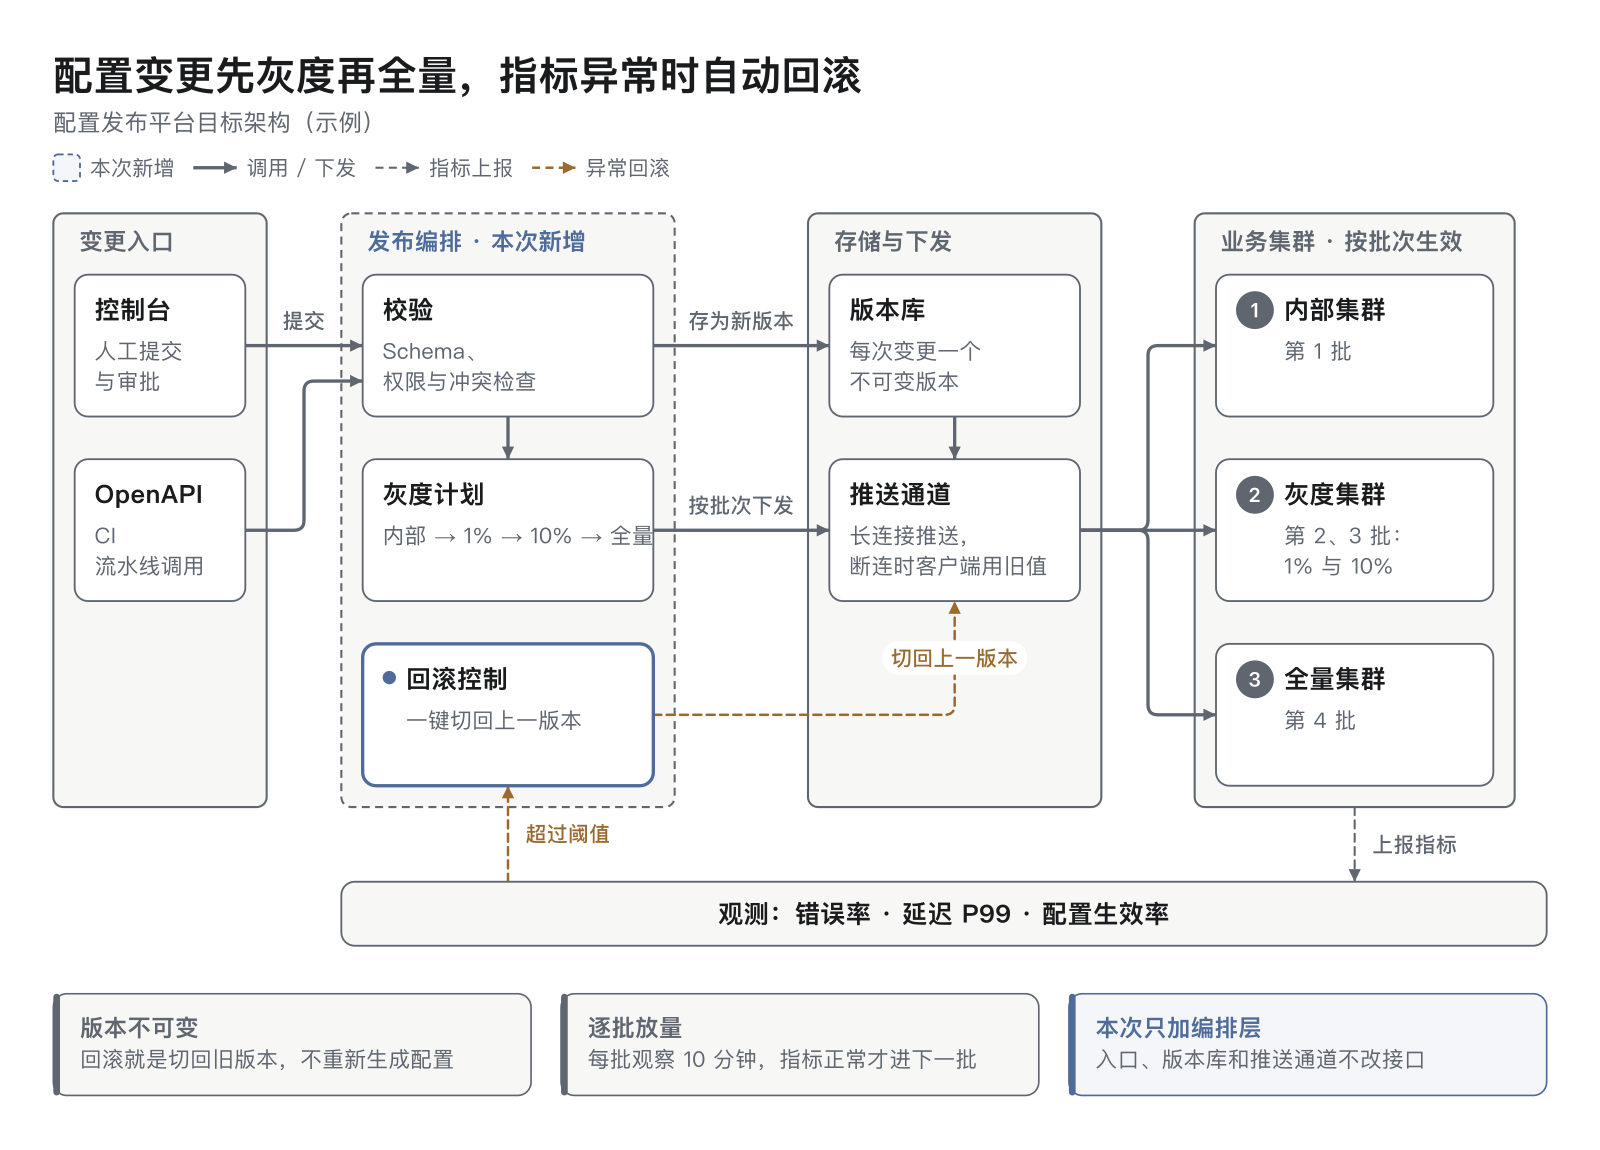

Recreate this plot in Python.
#!/usr/bin/env python3
"""Example: a left-to-right pipeline with a feedback loop (config release platform).

Columns follow the path of one change: entry, orchestration (new in this release,
the only accent), storage and push, clusters. Metrics come back along the bottom
and trigger rollback, drawn in the risk colour because it is the failure path.
"""
import sys
from pathlib import Path

sys.path.insert(0, str(Path(__file__).resolve().parents[3] / "scripts"))
from diagram_kit import Diagram  # noqa: E402

OUT = Path(sys.argv[1]) if len(sys.argv) > 1 else Path(__file__).with_name("arch.svg")
W, M = 1200, 40
ROW_GAP, CARD_GAP, ZONE_TOP, ZONE_PAD = 36, 32, 46, 16

d = Diagram(W, 900, title="配置变更先灰度再全量，指标异常时自动回滚",
            subtitle="配置发布平台目标架构（示例）",
            summary="变更从入口进入发布编排，校验后存为不可变版本，按四个批次推送到集群；集群指标回到观测，异常时回滚控制切回上一版本。")
d.legend([("zone", "本次新增", "accent", True), ("line", "调用 / 下发", "main"),
          ("line", "指标上报", "dash"), ("line", "异常回滚", "alert")], x=M, y=112)

# Four lanes, left to right, in the order a change travels; gaps leave room for edge labels.
widths, gaps = [160, 250, 220, 240], [56, 100, 70]
xs = [M]
for w, g in zip(widths, gaps):
    xs.append(xs[-1] + w + g)
assert xs[-1] + widths[-1] <= W - M
y0 = 160
cy = y0 + ZONE_TOP
lanes = [
    [("console", "控制台", "人工提交与审批"), ("openapi", "OpenAPI", "CI 流水线调用")],
    [("validate", "校验", "Schema、权限与冲突检查"), ("plan", "灰度计划", "内部 → 1% → 10% → 全量"),
     ("rollback", "回滚控制", "一键切回上一版本")],
    [("store", "版本库", "每次变更一个不可变版本"), ("push", "推送通道", "长连接推送，断连时客户端用旧值")],
    [("c1", "内部集群", "第 1 批"), ("c2", "灰度集群", "第 2、3 批：1% 与 10%"), ("c3", "全量集群", "第 4 批")],
]
card_h = max(d.measure_card(w - 2 * ZONE_PAD, t, s) for w, lane in zip(widths, lanes) for _, t, s in lane)
N = {}
for x, w, lane in zip(xs, widths, lanes):
    for i, (cid, t, s) in enumerate(lane):
        kw = {}
        if cid in ("c1", "c2", "c3"):
            kw["badge"] = cid[1]
        if cid == "rollback":
            kw.update(tone="accent", emphasis=True)
        N[cid] = d.card(cid, x + ZONE_PAD, cy + i * (card_h + CARD_GAP), w - 2 * ZONE_PAD, t, desc=s, h=card_h, **kw)
zone_h = ZONE_TOP + 3 * card_h + 2 * CARD_GAP + ZONE_PAD
labels = ["变更入口", "发布编排 · 本次新增", "存储与下发", "业务集群 · 按批次生效"]
Z = [d.zone(f"z{i}", x, y0, w, zone_h, lab, tone="accent" if i == 1 else "neutral", dashed=i == 1)
     for i, (x, w, lab) in enumerate(zip(xs, widths, labels))]

d.edge(N["console"], N["validate"], label="提交", style="main")
d.edge(N["openapi"], N["validate"], b_t=0.75, style="main")
d.edge(N["validate"], N["store"], label="存为新版本", style="main")
d.edge(N["validate"], N["plan"], "bottom", "top", style="main")
d.edge(N["plan"], N["push"], label="按批次下发", style="main")
d.edge(N["store"], N["push"], "bottom", "top", style="main")
for cid in ("c1", "c2", "c3"):
    d.edge((N["push"].right, N["push"].cy), N[cid], "right", "left", style="main")

# Metrics come back along the bottom and close the loop through rollback control.
y = Z[0].bottom + ROW_GAP + 20
obs_x = xs[1]
obs = d.bar("obs", obs_x, y, W - M - obs_x, "观测", ["错误率", "延迟 P99", "配置生效率"], h=48)
d.edge(Z[3], obs, "bottom", "top", align=Z[3].cx, label="上报指标", style="dash")
d.edge(obs, N["rollback"], "top", "bottom", align=N["rollback"].cx, label="超过阈值", style="alert")
d.edge(N["rollback"], N["push"], "right", "bottom", label="切回上一版本", style="alert")

y = obs.bottom + ROW_GAP
n1, n2, n3 = d.cols(3, M, W - 2 * M)
notes = [d.note("t1", n1[0], y, n1[1], "版本不可变", "回滚就是切回旧版本，不重新生成配置", tone="neutral"),
         d.note("t2", n2[0], y, n2[1], "逐批放量", "每批观察 10 分钟，指标正常才进下一批", tone="neutral"),
         d.note("t3", n3[0], y, n3[1], "本次只加编排层", "入口、版本库和推送通道不改接口", tone="accent")]
d.H = max(n.bottom for n in notes) + M

report = d.save(str(OUT), drawio=str(OUT.with_suffix(".drawio")), strict=False)
print(report)
